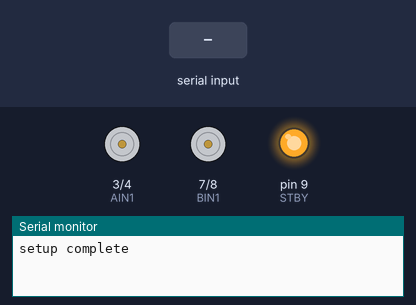
A sketch run on a simulated Arduino Uno, built with avr-gcc and run on an emulated ATmega328P. Parts: motor-driver pin pairs drawn as motors (green arrow = first pin HIGH = forward, orange = second pin HIGH = backward, longer = more drive, scaled by the enable pin, stopped while the standby pin is LOW), output pins drawn as LEDs (lit = HIGH), the last lines printed to the serial monitor. The inputs (shaded band) are chosen by the test bench.

Above: at 1.2 s.
1.3 s: "90,45\n" received over Serial
At 1.6 s:
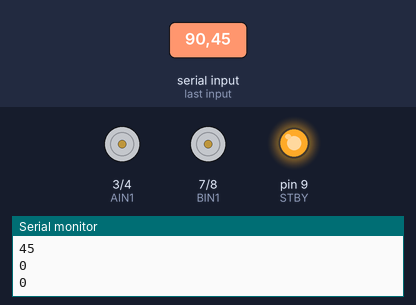
2.8 s: "30,150\n" received over Serial
At 4.0 s:
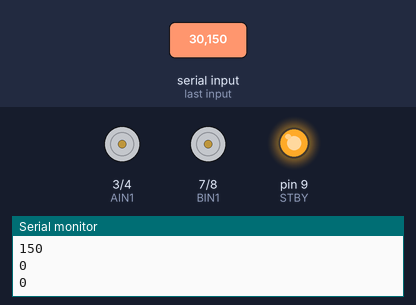
4.3 s: "5\n" received over Serial
At 4.6 s:
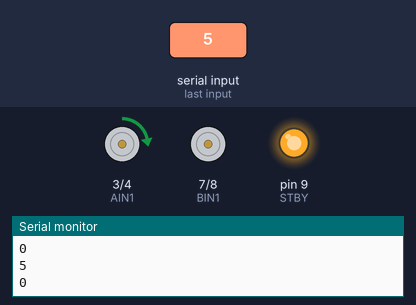
5.8 s: "200\n" received over Serial
At 7.0 s:
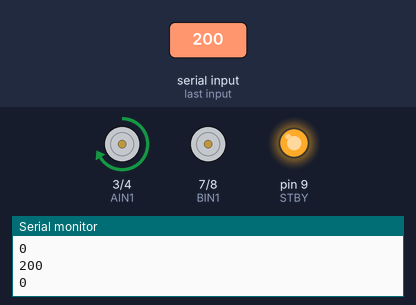
7.3 s: "1,90\n" received over Serial
At 8.5 s:
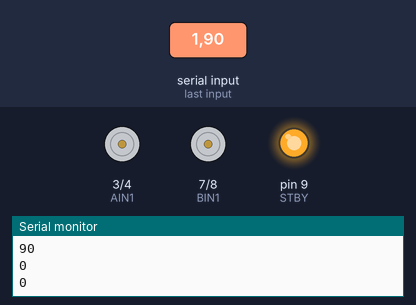
8.8 s: "90\n" received over Serial
At 9.3 s:
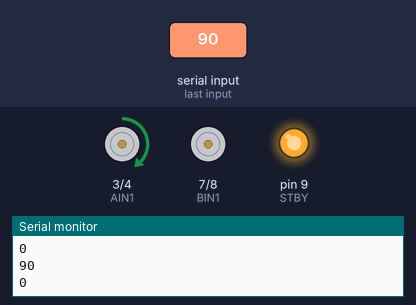
Timing chart, 0 to 11.3 s (numbered marks = the images above; inputs shaded):
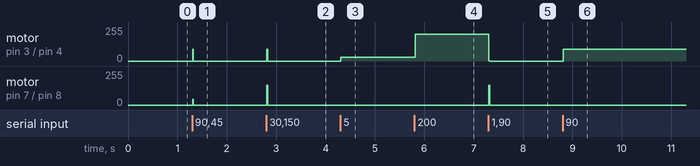

The sketch:

serial_read_test.ino
```cpp
#include <SparkFun_TB6612.h>

// H-Bridge pins
#define AIN1 3
#define AIN2 4
#define BIN1 7
#define BIN2 8
#define PWMA 5
#define PWMB 6
#define STBY 9

// command time
// in case something hangs, motors will never run for longer
// than the CMD_TIME
#define CMD_TIME 1000

int m1_speed = 0;
int m2_speed = 0;

// these constants are used to allow you to make your motor configuration
// line up with function names like forward.  Value can be 1 or -1
const int offsetA = 1;
const int offsetB = 1;

// Motor motor1 = Motor(AIN1, AIN2, PWMA, offsetA, STBY);
// Motor motor2 = Motor(BIN1, BIN2, PWMB, offsetB, STBY);

void setup() {
    Serial.begin(9600);
    Serial.setTimeout(10);

    pinMode(PWMA, OUTPUT);
    pinMode(PWMB, OUTPUT);
    pinMode(AIN1, OUTPUT);
    pinMode(AIN2, OUTPUT);
    pinMode(BIN1, OUTPUT);
    pinMode(BIN2, OUTPUT);
    pinMode(STBY, OUTPUT);

    // write motor speeds to zero, then enable H-Bridge
    analogWrite(PWMA, 0);
    analogWrite(PWMB, 0);
    digitalWrite(STBY, HIGH);

    Serial.println("setup complete");
}

void loop() {
    if (Serial.available() > 0) {

        m1_speed = Serial.parseInt();
        m2_speed = Serial.parseInt();
        Serial.println(m1_speed);
        Serial.println(m2_speed);

        if (m1_speed >= 0) {
            // set forward
            digitalWrite(AIN1, HIGH);
            digitalWrite(AIN2, LOW);
        } else {
            digitalWrite(AIN1, LOW);
            digitalWrite(AIN2, HIGH);
            m1_speed = -m1_speed;
        }
        analogWrite(PWMA, m1_speed);


        if (m2_speed >= 0) {
            // set forward
            digitalWrite(BIN1, HIGH);
            digitalWrite(BIN2, LOW);
        } else {
            digitalWrite(BIN1, LOW);
            digitalWrite(BIN2, HIGH);
            m2_speed = -m2_speed;
        }
        analogWrite(PWMB, m2_speed);

    } // end serial read
} // end loop
```

Measured:
- after the input at 1.3 s, motor on pin 3 (AIN1) / pin 4 (AIN2): stopped → forward 90/255 at once, → stopped 0.02 s later; motor on pin 7 (BIN1) / pin 8 (BIN2): stopped → forward 45/255 at once, → stopped 0.02 s later
- after the input at 2.8 s, motor on pin 3 (AIN1) / pin 4 (AIN2): stopped → forward 90/255 at once, → stopped 0.02 s later; motor on pin 7 (BIN1) / pin 8 (BIN2): stopped → forward 150/255 at once, → stopped 0.02 s later
- after the input at 4.3 s, motor on pin 3 (AIN1) / pin 4 (AIN2): stopped → forward 30/255 at once
- after the input at 5.8 s, motor on pin 3 (AIN1) / pin 4 (AIN2): forward 30/255 → forward 200/255 at once
- after the input at 7.3 s, motor on pin 3 (AIN1) / pin 4 (AIN2): forward 200/255 → stopped at once; motor on pin 7 (BIN1) / pin 8 (BIN2): stopped → forward 150/255 at once, → stopped 0.02 s later
- after the input at 8.8 s, motor on pin 3 (AIN1) / pin 4 (AIN2): stopped → forward 90/255 at once
